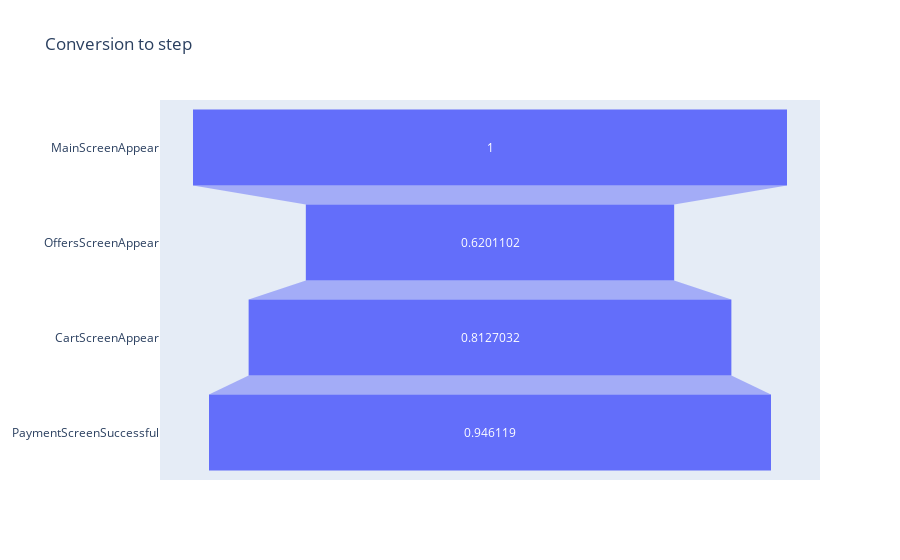

The cell this chart's notebook holds for it:
### Code cell
#conversion to step graph
fig = go.Figure(go.Funnel(
    y = funnel['event_name'],
    x = funnel['conversion_step_1']))


fig.update_layout(title="Conversion to step"
                  )

fig.show()

### Figure 1 — Plotly figure (JSON) as saved in the notebook; plotly's stock layout.template omitted (floating-point values rounded to 4 significant figures)
{"data": [{"type": "funnel", "x": [1, 0.6201, 0.8127, 0.9461], "y": ["MainScreenAppear", "OffersScreenAppear", "CartScreenAppear", "PaymentScreenSuccessful"]}], "layout": {"title": {"text": "Conversion to step"}}}
